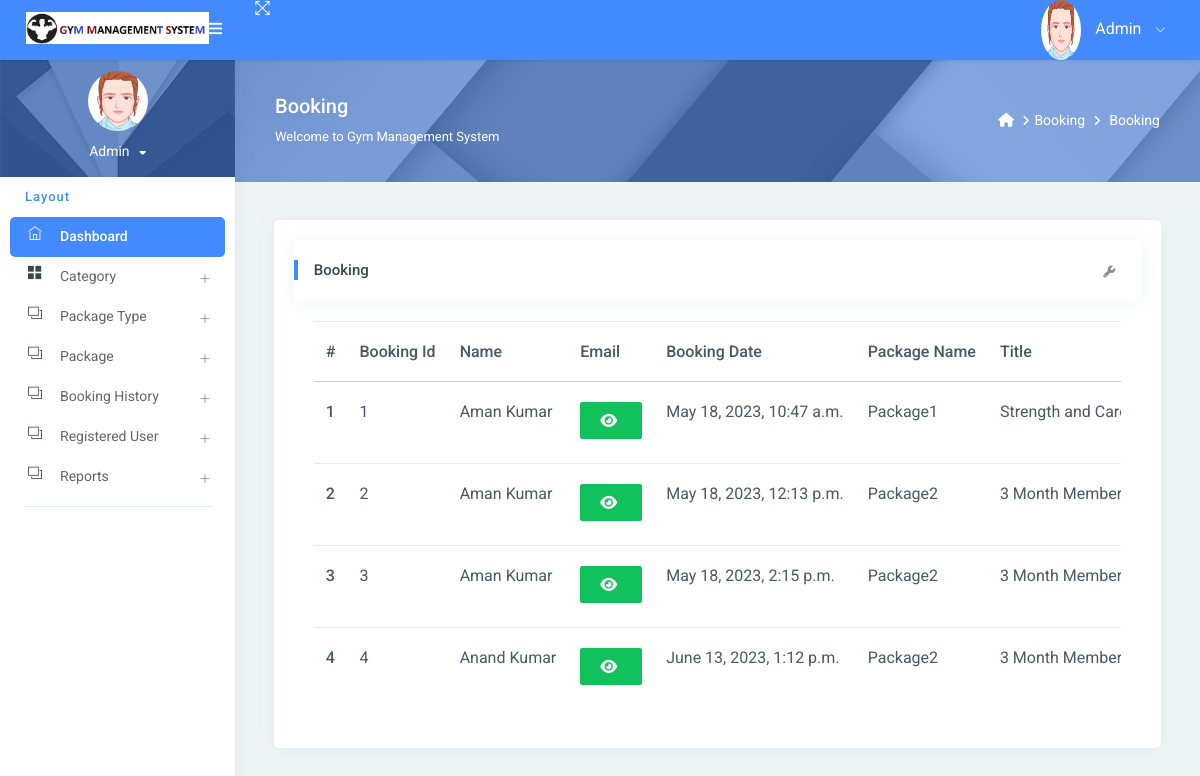
/new_booking/ (signed in), run on the app's committed database.
### gym/models.py (models this page shows, shortened)
class Booking(models.Model):
    package = models.ForeignKey(Package, on_delete=models.CASCADE, null=True, blank=True)
    register = models.ForeignKey(Signup, on_delete=models.CASCADE, null=True, blank=True)
    bookingnumber = models.CharField(max_length=100, null=True, blank=True)
    status = models.IntegerField(choices=STATUS, default=1)
    creationdate = models.DateTimeField(auto_now_add=True)

class Signup(models.Model):
    user = models.ForeignKey(User, on_delete=models.CASCADE, null=True)
    mobile = models.CharField(max_length=15, null=True)
    state = models.CharField(max_length=150, null=True)
    city = models.CharField(max_length=150, null=True)
    address = models.CharField(max_length=200, null=True)
    creationdate = models.DateTimeField(auto_now_add=True)

class Package(models.Model):
    category = models.ForeignKey(Category, on_delete=models.CASCADE, null=True)
    packagename = models.ForeignKey(Packagetype, on_delete=models.CASCADE, null=True)
    titlename = models.CharField(max_length=200, null=True)
    packageduration = models.CharField(max_length=50, null=True)
    price = models.CharField(max_length=200, null=True)
    description = models.CharField(max_length=200, null=True)
    creationdate = models.DateTimeField(auto_now_add=True)

class Packagetype(models.Model):
    category = models.ForeignKey(Category, on_delete=models.CASCADE, null=True)
    packagename = models.CharField(max_length=200, null=True)
    creationdate = models.DateTimeField(auto_now_add=True)
    def __str__(self):
        return self.packagename

### gym/views.py (the view)
# urls.py: path('new_booking/', new_booking, name='new_booking'),
@login_required(login_url='/admin_login/')
def new_booking(request):
    action = request.GET.get('action')
    data = Booking.objects.filter()
    if action == "New":
        data = data.filter(status="1")
    elif action == "Partial":
        data = data.filter(status="2")
    elif action == "Full":
        data = data.filter(status="3")
    elif action == "Total":
        data = data.filter()
    if request.user.is_staff:
        return render(request, "admin/new_booking.html", locals())
    else:
        return render(request, "booking_history.html", locals())

### gym/templates/admin/new_booking.html (shortened to what this page needs)
{% extends 'admin_base.html' %}
{% load static %}
{% block main %}
<link rel="stylesheet" href="https://cdnjs.cloudflare.com/ajax/libs/font-awesome/6.2.0/css/all.min.css" />
<div class="page-header">
    <div class="page-block">
        <div class="row align-items-center">
            <div class="col-md-8">
                <div class="page-header-title">
                    <h5 class="m-b-10">{{request.GET.action}} Booking</h5>
                    <p class="m-b-0">Welcome to Gym Management System</p>
                </div>
            </div>
            <div class="col-md-4">
                <ul class="breadcrumb-title">
                    <li class="breadcrumb-item">
                        <a href="{% url 'admin_home' %}"> <i class="fa fa-home"></i> </a>
                    </li>
                    <li class="breadcrumb-item"><a href="">Booking</a>
                    </li>
                    <li class="breadcrumb-item"><a href="">{{request.GET.action}} Booking</a>
                    </li>
                </ul>
            </div>
        </div>
    </div>
</div>
<div class="pcoded-inner-content">
    <div class="main-body">
        <div class="page-wrapper">
            <div class="page-body">
                <div class="row">
                    <div class="col-md-12">
                        <div class="card">
                            <div class="card-block">
                                <div class="card-header">
                                    <h5>{{request.GET.action}} Booking</h5>
                                    <div class="card-header-right">
                                        <ul class="list-unstyled card-option">
                                            <li><i class="fa fa fa-wrench open-card-option"></i></li>
                                        </ul>
                                    </div>
                                </div>
                                <div class="card-block table-border-style">
                                    <div class="table-responsive">
                                        <table class="table">
                                            <thead>
                                            <tr>
                                                <th>#</th>
                                                <th>Booking Id</th>
                                                <th>Name</th>
                                                <th>Email</th>
                                                <th>Booking Date</th>
                                                <th>Package Name</th>
                                                <th>Title</th>
                                            </tr>
                                            </thead>
                                            <tbody>
                                            {% for i in data %}
                                            <tr>
                                                <th scope="row">{{forloop.counter}}</th>
                                                <td>{{i.id}}</td>
                                                <td>{{i.register.user.first_name}} {{i.register.user.last_name}}</td>
                                                 <td><span id="email-{{forloop.counter}}" class="password">{{i.register.user.username}}</span>
                                                     <button type="button" class="btn btn-success" id="email-btn-{{forloop.counter}}" onclick="togglePassword('email-{{forloop.counter}}', this.id)"><i class="fa fa-eye"></i></button>
                                                 </td>
                                                 <td>{{i.creationdate}}</td>
                                                <td>{{i.package.packagename}}</td>
                                                <td>{{i.package.titlename}}</td>
                                            </tr>
                                            {% endfor %}
                                            </tbody>
                                        </table>
                                    </div>
                                </div>
                            </div>
                        </div>
                    </div>
                </div>
            </div>
        </div>
    </div>
</div>
{% endblock %}

### gym/templates/admin/new_booking.html (style rules this page uses)
.table-responsive { font-size:11px; }
td { padding:0px; }

### data on the page
Booking: id "1", register.user.first_name "Aman", register.user.last_name "Kumar", creationdate "May 18, 2023, 10:47 a.m.", package.packagename "Package1", package.titlename "Strength and…"
Booking: id "2", register.user.first_name "Aman", register.user.last_name "Kumar", creationdate "May 18, 2023, 12:13 p.m.", package.packagename "Package2", package.titlename "3 Month…"
Booking: id "3", register.user.first_name "Aman", register.user.last_name "Kumar", creationdate "May 18, 2023, 2:15 p.m.", package.packagename "Package2", package.titlename "3 Month…"
Booking: id "4", register.user.first_name "Anand", register.user.last_name "Kumar", creationdate "June 13, 2023, 1:12 p.m.", package.packagename "Package2", package.titlename "3 Month…"
